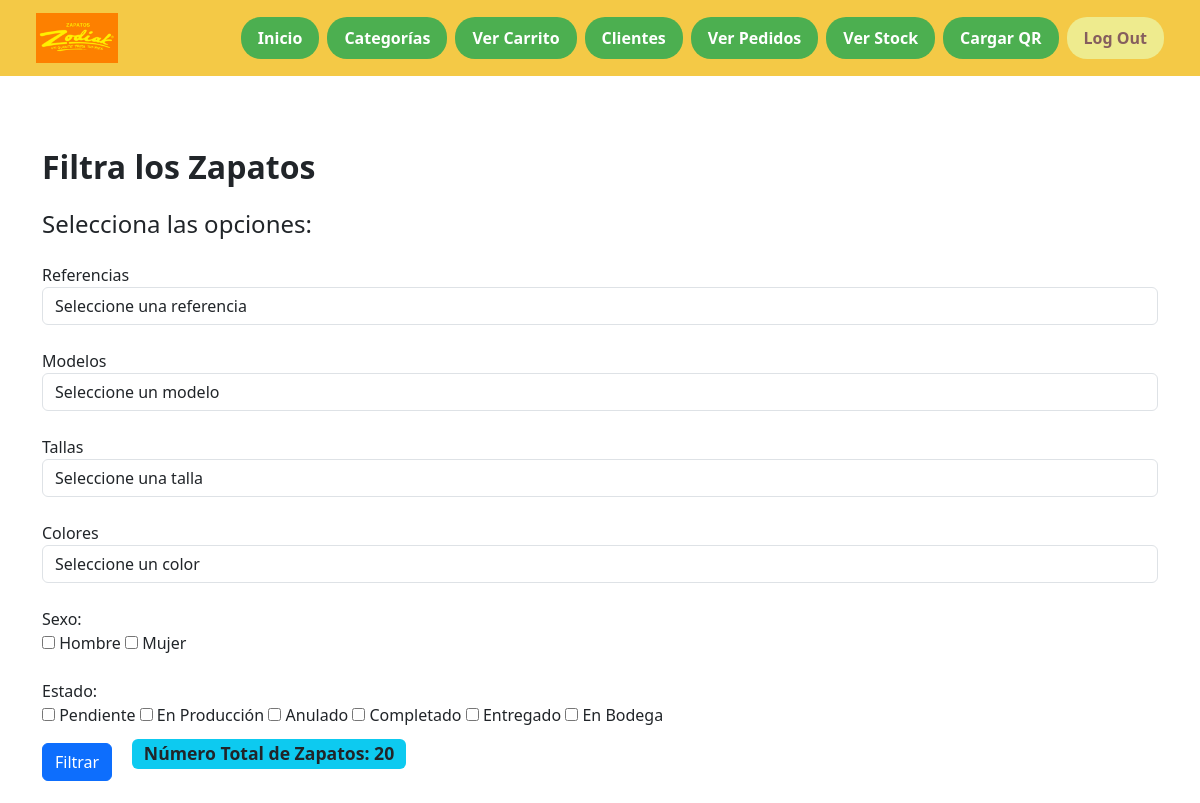
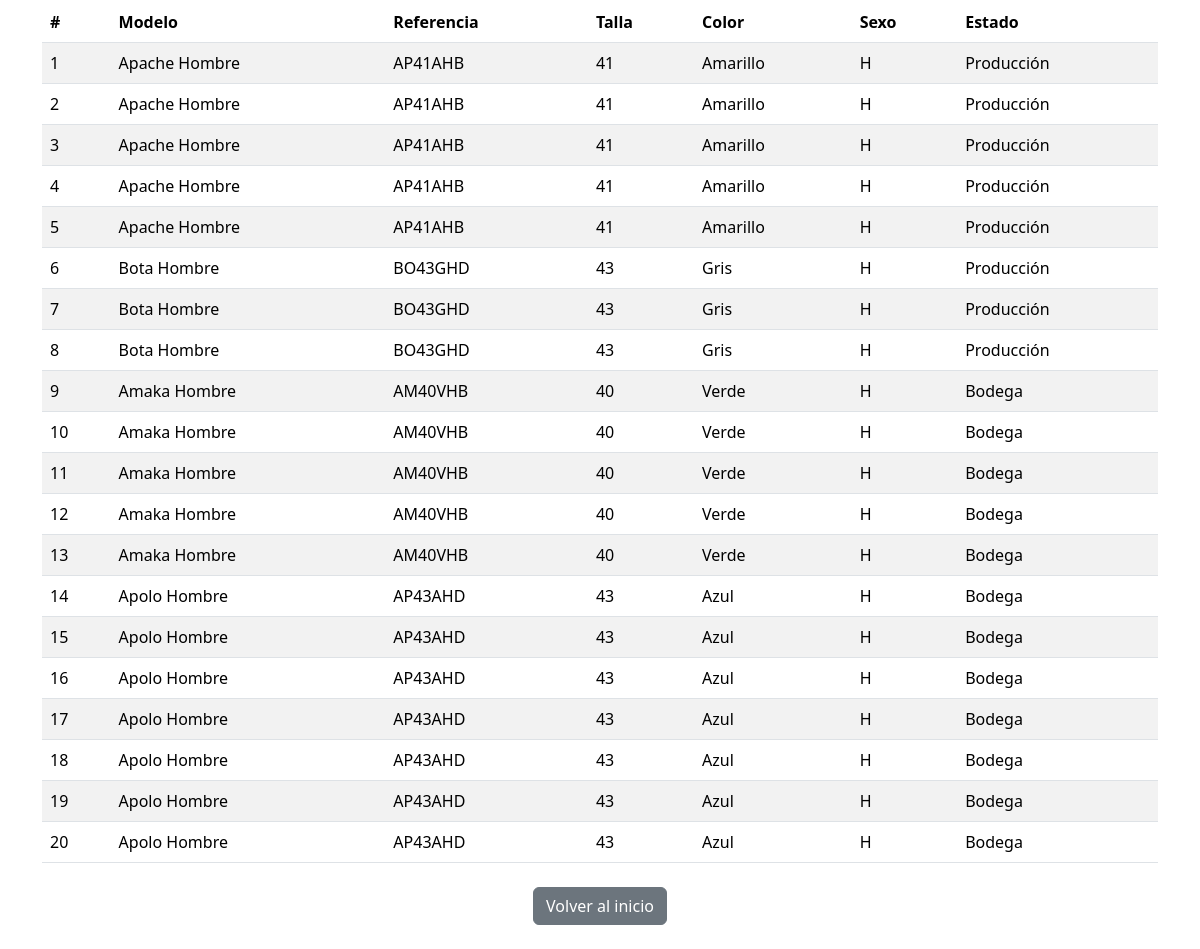
/ver_stock/ (signed in), run on the app's committed database (2 pictures, top to bottom).
### app1/models.py (models this page shows)
class Zapato(models.Model):
    GENERO_CHOICES = [
        ('H', 'Hombre'),
        ('M', 'Mujer'),
    ]
    TALLAS_CHOICES = [
        ('34', '34'),
        ('35', '35'),
        ('36', '36'),
        ('37', '37'),
        ('38', '38'),
        ('39', '39'),
        ('40', '40'),
        ('41', '41'),
        ('42', '42'),
        ('43', '43'),
        ('44', '44'),
        ('45', '45'),
    ]
    MODELO_CHOICES = [
        ('Apache', 'Apache'),
        ('Apolo', 'Apolo'),
        ('Amaka', 'Amaka'),
        ('Nautico', 'Nautico'),
        ('Bota', 'Bota'),
        ('Casual', 'Casual'),
        ('Sport', 'Sport'),
    ]
    COLOR_CHOICES = [
        ('Rojo', 'Rojo'),
        ('Azul', 'Azul'),
        ('Verde', 'Verde'),
        ('Amarillo', 'Amarillo'),
    ]
    ESTADO_CHOICES = [
        ('Pendientes', 'Pendiente'),
        ('Producción', 'En Producción'),
        ('Anulado', 'Anulado'),
        ('Completado', 'Completado'),
        ('Entregado', 'Entregado'),
        ('Bodega', 'En Bodega'),
    ]
    referencia = models.CharField(max_length=20)
    modelo = models.CharField(max_length=10, choices=MODELO_CHOICES) # En el formulario se puede manejar a través de opciones
    talla = models.CharField(max_length=2, choices=TALLAS_CHOICES)
    sexo = models.CharField(max_length=1, choices=GENERO_CHOICES)
    color = models.CharField(max_length=10, choices=COLOR_CHOICES)
    estado = models.CharField(max_length=10, choices=ESTADO_CHOICES, default='Pendientes') # El estado por defecto es pendientes
    requerimientos = models.TextField()
    observaciones = models.TextField(default='Sin observaciones', null=True, blank=True) # El campo observaciones es opcional
    pedido = models.ForeignKey('Pedido', on_delete=models.CASCADE, null=True, blank=True) # Relación uno a muchos con la tabla Pedido

### app1/views.py (the view, shortened to what this page needs)
# urls.py: path('ver_stock/', views.ver_stock, name='ver_stock'),
@login_required
def ver_stock(request):
    zapatos = Zapato.objects.all()
    total = 0
    total = zapatos.count()
    context = {
        'zapatos': zapatos,
        'referencias': Zapato.objects.values_list('referencia', flat=True).distinct(),
        'modelos': Zapato.objects.values_list('modelo', flat=True).distinct(),
        'tallas': Zapato.objects.values_list('talla', flat=True).distinct(),
        'colores': Zapato.objects.values_list('color', flat=True).distinct(),
        'total': total,
    }
    return render(request, 'ver_stock.html', context)

### app1/templates/ver_stock.html (shortened to what this page needs)
{% extends "base.html" %}
{% block content %}
<div class="container mt-5">
    <h2 class="fw-bold">Filtra los Zapatos</h2>
    <form method="post" action="{% url 'ver_stock' %}">
        <h4 class="mt-4">Selecciona las opciones:</h4>
        <div class="form-group mt-4">
            <label for="referencia">Referencias</label>
            <select name="referencia" id="referencia" class="form-control">
                <option value="">Seleccione una referencia</option>
            </select>
        </div>
        <div class="form-group mt-4">
            <label for="modelo">Modelos</label>
            <select name="modelo" id="modelo" class="form-control">
                <option value="">Seleccione un modelo</option>
            </select>
        </div>
        <div class="form-group mt-4">
            <label for="talla">Tallas</label>
            <select name="talla" id="talla" class="form-control">
                <option value="">Seleccione una talla</option>
            </select>
        </div>
        <div class="form-group mt-4">
            <label for="color">Colores</label>
            <select name="color" id="color" class="form-control">
                <option value="">Seleccione un color</option>
            </select>
        </div>
        <div class="form-group mt-4">
            <label>Sexo:</label><br>
            <label><input type="checkbox" name="sexo" value="H"> Hombre</label>
            <label><input type="checkbox" name="sexo" value="M"> Mujer</label>
        </div>
        <div class="form-group mt-4">
            <label>Estado:</label><br>
            <label><input type="checkbox" name="estado" value="Pendientes"> Pendiente</label>
            <label><input type="checkbox" name="estado" value="Producción"> En Producción</label>
            <label><input type="checkbox" name="estado" value="Anulado"> Anulado</label>
            <label><input type="checkbox" name="estado" value="Completado"> Completado</label>
            <label><input type="checkbox" name="estado" value="Entregado"> Entregado</label>
            <label><input type="checkbox" name="estado" value="Bodega"> En Bodega</label>
        </div>
        <button type="submit" class="btn btn-primary mt-3">Filtrar</button>
        <span class="badge bg-info text-dark ms-3" style="font-size: 1.1em; vertical-align: middle;">
            Número Total de Zapatos: {{ total }}
        </span>
    </form>
    <table class="table table-striped mt-4">
        <thead>
            <tr>
                <th>#</th>
                <th>Modelo</th>
                <th>Referencia</th>
                <th>Talla</th>
                <th>Color</th>
                <th>Sexo</th>
                <th>Estado</th>
            </tr>
        </thead>
        <tbody>
            {% for zapato in zapatos %}
            <tr>
                <td>{{ forloop.counter }}</td>
                <td>{{ zapato.modelo }}</td>
                <td>{{ zapato.referencia }}</td>
                <td>{{ zapato.talla }}</td>
                <td>{{ zapato.color }}</td>
                <td>{{ zapato.sexo }}</td>
                <td>{{ zapato.estado }}</td>
            </tr>
            {% empty %}
            <tr>
                <td colspan="7" class="text-center">No hay resultados para los filtros seleccionados.</td>
            </tr>
            {% endfor %}
        </tbody>
    </table>
    <div class="text-center mt-4">
        <a href="{% url 'landing' %}" class="btn btn-secondary">Volver al inicio</a>
    </div>
</div>
{% endblock %}

### data on the page
Zapato: modelo "Apache Hombre", referencia "AP41AHB", talla "41", color "Amarillo", sexo "H", estado "Producción"
Zapato: modelo "Apache Hombre", referencia "AP41AHB", talla "41", color "Amarillo", sexo "H", estado "Producción"
Zapato: modelo "Apache Hombre", referencia "AP41AHB", talla "41", color "Amarillo", sexo "H", estado "Producción"
Zapato: modelo "Apache Hombre", referencia "AP41AHB", talla "41", color "Amarillo", sexo "H", estado "Producción"
Zapato: modelo "Apache Hombre", referencia "AP41AHB", talla "41", color "Amarillo", sexo "H", estado "Producción"
Zapato: modelo "Bota Hombre", referencia "BO43GHD", talla "43", color "Gris", sexo "H", estado "Producción"
Zapato: modelo "Bota Hombre", referencia "BO43GHD", talla "43", color "Gris", sexo "H", estado "Producción"
Zapato: modelo "Bota Hombre", referencia "BO43GHD", talla "43", color "Gris", sexo "H", estado "Producción"
Zapato: modelo "Amaka Hombre", referencia "AM40VHB", talla "40", color "Verde", sexo "H", estado "Bodega"
Zapato: modelo "Amaka Hombre", referencia "AM40VHB", talla "40", color "Verde", sexo "H", estado "Bodega"
Zapato: modelo "Amaka Hombre", referencia "AM40VHB", talla "40", color "Verde", sexo "H", estado "Bodega"
Zapato: modelo "Amaka Hombre", referencia "AM40VHB", talla "40", color "Verde", sexo "H", estado "Bodega"
Zapato: modelo "Amaka Hombre", referencia "AM40VHB", talla "40", color "Verde", sexo "H", estado "Bodega"
Zapato: modelo "Apolo Hombre", referencia "AP43AHD", talla "43", color "Azul", sexo "H", estado "Bodega"
Zapato: modelo "Apolo Hombre", referencia "AP43AHD", talla "43", color "Azul", sexo "H", estado "Bodega"
Zapato: modelo "Apolo Hombre", referencia "AP43AHD", talla "43", color "Azul", sexo "H", estado "Bodega"
Zapato: modelo "Apolo Hombre", referencia "AP43AHD", talla "43", color "Azul", sexo "H", estado "Bodega"
Zapato: modelo "Apolo Hombre", referencia "AP43AHD", talla "43", color "Azul", sexo "H", estado "Bodega"
Zapato: modelo "Apolo Hombre", referencia "AP43AHD", talla "43", color "Azul", sexo "H", estado "Bodega"
Zapato: modelo "Apolo Hombre", referencia "AP43AHD", talla "43", color "Azul", sexo "H", estado "Bodega"

### other printed values
{{ total }} "20"
